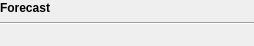
<?xml version="1.0" encoding="UTF-8"?>
<ui version="4.0">
 <class>ForecastWidget</class>
 <widget class="QWidget" name="ForecastWidget">
  <property name="geometry">
   <rect>
    <x>0</x>
    <y>0</y>
    <width>254</width>
    <height>46</height>
   </rect>
  </property>
  <property name="windowTitle">
   <string>Form</string>
  </property>
  <layout class="QGridLayout" name="gridLayout">
   <property name="leftMargin">
    <number>0</number>
   </property>
   <property name="topMargin">
    <number>0</number>
   </property>
   <property name="rightMargin">
    <number>0</number>
   </property>
   <property name="bottomMargin">
    <number>0</number>
   </property>
   <item row="0" column="0">
    <layout class="QGridLayout" name="forecastLayout">
     <item row="0" column="0" colspan="2">
      <widget class="QLabel" name="label_9">
       <property name="text">
        <string>&lt;b&gt;Forecast&lt;/b&gt;</string>
       </property>
      </widget>
     </item>
     <item row="2" column="0">
      <widget class="QLabel" name="lblForecastIcon">
       <property name="maximumSize">
        <size>
         <width>16</width>
         <height>16</height>
        </size>
       </property>
       <property name="text">
        <string/>
       </property>
       <property name="pixmap">
        <pixmap resource="resources.qrc">:/icons/weather/clear</pixmap>
       </property>
      </widget>
     </item>
     <item row="2" column="1">
      <widget class="QLabel" name="lblForecast">
       <property name="text">
        <string/>
       </property>
       <property name="wordWrap">
        <bool>true</bool>
       </property>
      </widget>
     </item>
     <item row="1" column="0" colspan="2">
      <widget class="Line" name="line_3">
       <property name="orientation">
        <enum>Qt::Horizontal</enum>
       </property>
      </widget>
     </item>
    </layout>
   </item>
  </layout>
 </widget>
 <resources>
  <include location="resources.qrc"/>
 </resources>
 <connections/>
</ui>
